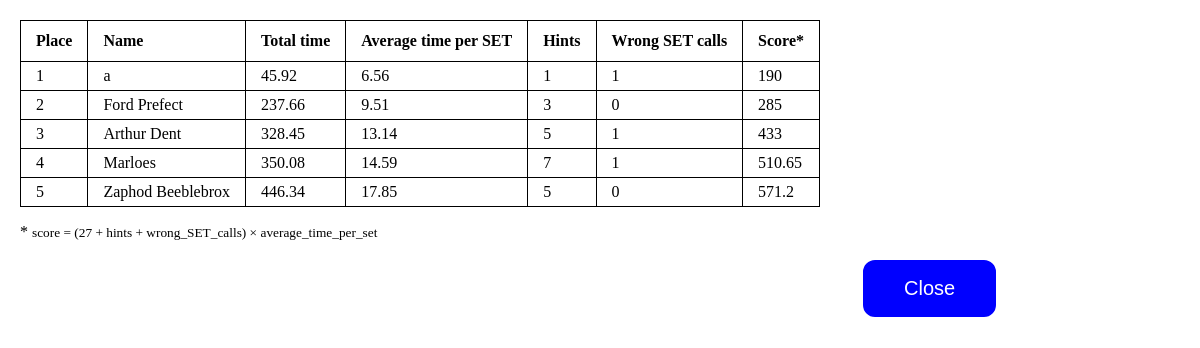
The page /scores/ on the database its author committed.
### game/models.py (models this page shows, shortened)
class Highscore(models.Model):
    name = models.CharField(max_length=25)
    total_time = models.FloatField()
    average = models.FloatField()
    hints = models.PositiveIntegerField()
    wrong_sets = models.PositiveIntegerField()
    score = models.PositiveIntegerField()

### game/views.py (the view, shortened to what this page needs)
# urls.py: path('scores/', views.scores, name='scores'),
def scores(request):
    score_form = HighscoreForm(request.POST or None)
    context = {'stored_results': Highscore.objects.order_by('score'),
               'form': score_form}
    return render(request, 'game/scores.html', context)

### game/templates/game/scores.html (shortened to what this page needs)
{% extends 'game/base.html' %}
{% load static %}
{% block header %}
    <link rel="stylesheet" href="{% static '/game/css/scores.css' %}">
{% endblock %}
{% block body %}
<div id="table_section">
<table>
    <tr>
        <th>Place</th>
        <th>Name</th>
        <th>Total time</th>
        <th>Average time per SET</th>
        <th>Hints</th>
        <th>Wrong SET calls</th>
        <th>Score*</th>
    </tr>
    {% for result in stored_results %}
        <tr>
            <td>{{ forloop.counter }}</td>
            <td>{{ result.name }}</td>
            <td>{{ result.total_time }}</td>
            <td>{{ result.average }}</td>
            <td>{{ result.hints }}</td>
            <td>{{ result.wrong_sets }}</td>
            <td>{{ result.score }}</td>
        </tr>
    {% endfor %}
</table>
<p>* <small>score = (27 + hints + wrong_SET_calls) &#215 average_time_per_set</small></p>
<div id="control_section">
<form action="{% url 'results' %}" method="POST">
    <button class="button" id="results" type="submit" name="req"
        value="results">
        Close
    </button>
</form>
</div>
{% endblock %}

### game/static/game/css/base.css (style rules this page uses)
body { display: table-row; }
.button { padding-top: 10px; border-radius: 15px; border: solid; color: white; text-align: center; text-decoration: none; display: inline-block; font-size: 20px; }
#control_section { position: relative; display: table-cell; padding-left: 60px; }
#results { padding: 17px 41px; background-color: Blue; }

### game/static/game/css/scores.css (style rules this page uses)
table, th, td { border-collapse: collapse; border: 1px solid black; padding-top: 5px; padding-bottom: 5px; padding-left: 15px; padding-right: 15px; }
table { width: 100%; }
th { height: 30px; text-align: left; }
#table_section { position: relative; display: table-cell; top: 20px; left: 20px; }
#control_section { position: fixed; left: 800px; }

### rows shown on the page
Highscore: name "a", total_time "45.92", average "6.56", hints "1", wrong_sets "1", score "190"
Highscore: name "Ford Prefect", total_time "237.66", average "9.51", hints "3", wrong_sets "0", score "285"
Highscore: name "Arthur Dent", total_time "328.45", average "13.14", hints "5", wrong_sets "1", score "433"
Highscore: name "Marloes", total_time "350.08", average "14.59", hints "7", wrong_sets "1", score "510.65"
Highscore: name "Zaphod Beeblebrox", total_time "446.34", average "17.85", hints "5", wrong_sets "0", score "571.2"
